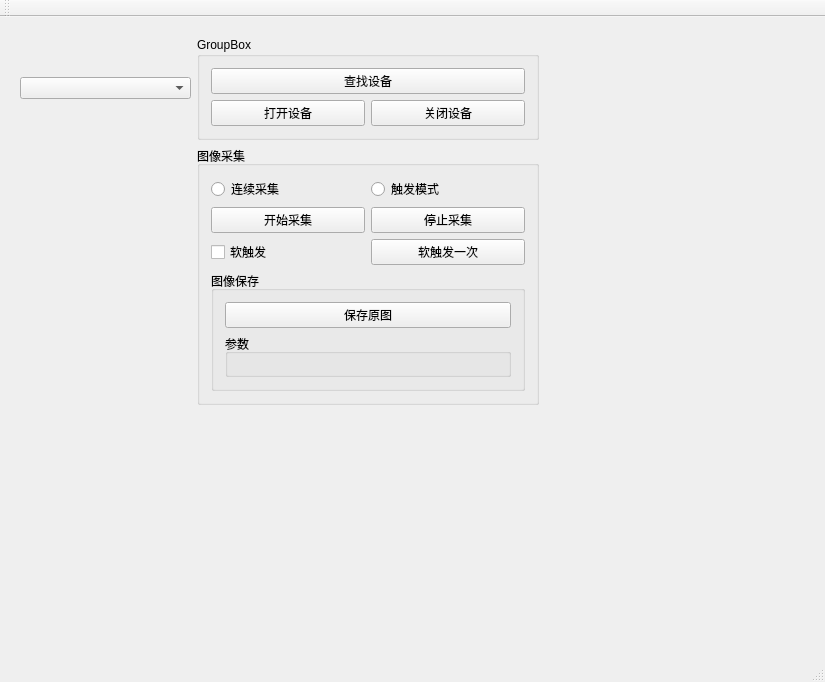
<?xml version="1.0" encoding="UTF-8"?>
<ui version="4.0">
 <class>CameraTestClass</class>
 <widget class="QMainWindow" name="CameraTestClass">
  <property name="geometry">
   <rect>
    <x>0</x>
    <y>0</y>
    <width>825</width>
    <height>682</height>
   </rect>
  </property>
  <property name="windowTitle">
   <string>CameraTest</string>
  </property>
  <widget class="QWidget" name="centralWidget">
   <widget class="QWidget" name="gridLayoutWidget">
    <property name="geometry">
     <rect>
      <x>9</x>
      <y>9</y>
      <width>541</width>
      <height>390</height>
     </rect>
    </property>
    <layout class="QGridLayout" name="gridLayout">
     <item row="0" column="0">
      <widget class="QComboBox" name="comboBox_camera_list"/>
     </item>
     <item row="1" column="1" colspan="2">
      <widget class="QGroupBox" name="groupBox">
       <property name="title">
        <string>图像采集</string>
       </property>
       <layout class="QGridLayout" name="gridLayout_2">
        <item row="0" column="0">
         <widget class="QRadioButton" name="radioButton_connect">
          <property name="text">
           <string>连续采集</string>
          </property>
         </widget>
        </item>
        <item row="0" column="1">
         <widget class="QRadioButton" name="radioButton_trigger">
          <property name="text">
           <string>触发模式</string>
          </property>
         </widget>
        </item>
        <item row="1" column="1">
         <widget class="QPushButton" name="pushButton_stop">
          <property name="text">
           <string>停止采集</string>
          </property>
         </widget>
        </item>
        <item row="2" column="0">
         <widget class="QCheckBox" name="checkBox_soft_trigger">
          <property name="text">
           <string>软触发</string>
          </property>
         </widget>
        </item>
        <item row="2" column="1">
         <widget class="QPushButton" name="pushButton_soft_trriger">
          <property name="text">
           <string>软触发一次</string>
          </property>
         </widget>
        </item>
        <item row="1" column="0">
         <widget class="QPushButton" name="pushButton_start">
          <property name="text">
           <string>开始采集</string>
          </property>
         </widget>
        </item>
        <item row="3" column="0" colspan="2">
         <widget class="QGroupBox" name="groupBox_2">
          <property name="title">
           <string>图像保存</string>
          </property>
          <layout class="QVBoxLayout" name="verticalLayout">
           <item>
            <widget class="QPushButton" name="pushButton_save">
             <property name="text">
              <string>保存原图</string>
             </property>
            </widget>
           </item>
           <item>
            <widget class="QGroupBox" name="groupBox_3">
             <property name="title">
              <string>参数</string>
             </property>
             <layout class="QFormLayout" name="formLayout">
              <item row="0" column="0">
               <widget class="QLabel" name="label">
                <property name="text">
                 <string>曝光</string>
                </property>
               </widget>
              </item>
              <item row="0" column="1">
               <widget class="QLineEdit" name="lineEdit_exposure"/>
              </item>
              <item row="1" column="0">
               <widget class="QLabel" name="label_2">
                <property name="text">
                 <string>增益</string>
                </property>
               </widget>
              </item>
              <item row="1" column="1">
               <widget class="QLineEdit" name="lineEdit_gain"/>
              </item>
              <item row="2" column="0">
               <widget class="QLabel" name="label_3">
                <property name="text">
                 <string>帧率</string>
                </property>
               </widget>
              </item>
              <item row="2" column="1">
               <widget class="QLineEdit" name="lineEdit_frame"/>
              </item>
             </layout>
            </widget>
           </item>
          </layout>
         </widget>
        </item>
       </layout>
      </widget>
     </item>
     <item row="0" column="1" colspan="2">
      <widget class="QGroupBox" name="groupBox_4">
       <property name="title">
        <string>GroupBox</string>
       </property>
       <layout class="QGridLayout" name="gridLayout_3">
        <item row="2" column="1">
         <widget class="QPushButton" name="pushButton_close">
          <property name="text">
           <string>关闭设备</string>
          </property>
         </widget>
        </item>
        <item row="2" column="0">
         <widget class="QPushButton" name="pushButton_open">
          <property name="text">
           <string>打开设备</string>
          </property>
         </widget>
        </item>
        <item row="1" column="0" colspan="2">
         <widget class="QPushButton" name="pushButton_find">
          <property name="text">
           <string>查找设备</string>
          </property>
         </widget>
        </item>
       </layout>
      </widget>
     </item>
    </layout>
   </widget>
  </widget>
  <widget class="QMenuBar" name="menuBar">
   <property name="geometry">
    <rect>
     <x>0</x>
     <y>0</y>
     <width>825</width>
     <height>22</height>
    </rect>
   </property>
  </widget>
  <widget class="QToolBar" name="mainToolBar">
   <attribute name="toolBarArea">
    <enum>TopToolBarArea</enum>
   </attribute>
   <attribute name="toolBarBreak">
    <bool>false</bool>
   </attribute>
  </widget>
  <widget class="QStatusBar" name="statusBar"/>
 </widget>
 <layoutdefault spacing="6" margin="11"/>
 <resources>
  <include location="CameraTest.qrc"/>
 </resources>
 <connections/>
</ui>
